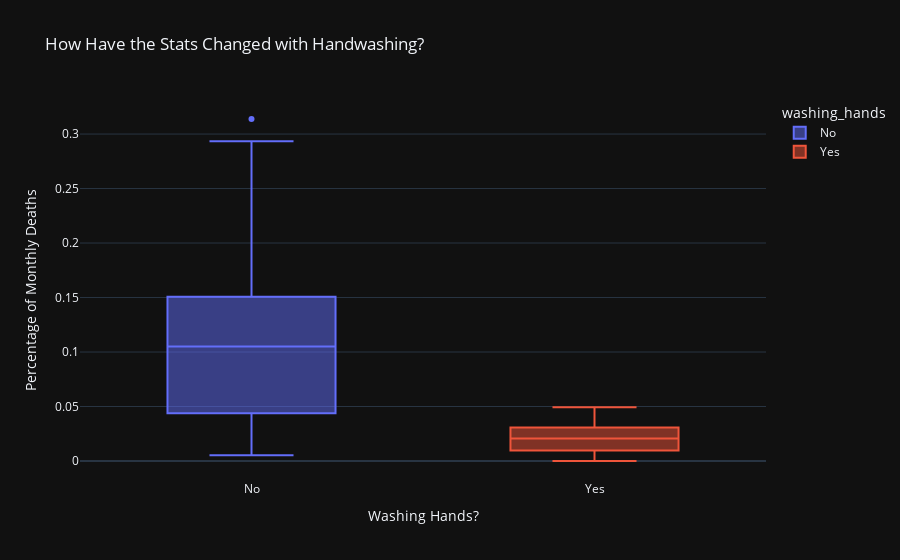

Here is the notebook cell this chart was saved with:
### Code cell
box = px.box(df_monthly,
             x='washing_hands',
             y='pct_deaths',
             color='washing_hands',
             title='How Have the Stats Changed with Handwashing?')

box.update_layout(xaxis_title='Washing Hands?',
                  yaxis_title='Percentage of Monthly Deaths',)

box.show()

### Figure 1 — Plotly figure (JSON) as saved in the notebook; plotly's stock layout.template omitted (floating-point values rounded to 4 significant figures)
{"data": [{"alignmentgroup": "True", "hovertemplate": "washing_hands=%{x}<br>pct_deaths=%{y}<extra></extra>", "legendgroup": "No", "marker": {"color": "#636efa"}, "name": "No", "notched": false, "offsetgroup": "No", "orientation": "v", "showlegend": true, "x": ["No", "No", "No", "No", "No", "No", "No", "No", "No", "No", "No", "No", "No", "No", "No", "No", "No", "No", "No", "No", "No", "No", "No", "No", "No", "No", "No", "No", "No", "No", "No", "No", "No", "No", "No", "No", "No", "No", "No", "No", "No", "No", "No", "No", "No", "No", "No", "No", "No", "No", "No", "No", "No", "No", "No", "No", "No", "No", "No", "No", "No", "No", "No", "No", "No", "No", "No", "No", "No", "No", "No", "No", "No", "No", "No", "No"], "x0": " ", "xaxis": "x", "y": [0.1457, 0.07531, 0.04332, 0.01569, 0.007843, 0.05, 0.08421, 0.01351, 0.01878, 0.1102, 0.2255, 0.2085, 0.1222, 0.1023, 0.1074, 0.03226, 0.06593, 0.2078, 0.2546, 0.1839, 0.2934, 0.2297, 0.3138, 0.1912, 0.1597, 0.1241, 0.1193, 0.06098, 0.04082, 0.005236, 0.01554, 0.02262, 0.176, 0.07143, 0.08051, 0.1516, 0.1128, 0.1703, 0.1731, 0.05833, 0.02679, 0.04369, 0.0632, 0.01224, 0.03226, 0.1102, 0.1055, 0.07591, 0.04745, 0.04452, 0.04231, 0.04392, 0.07143, 0.06122, 0.03586, 0.1055, 0.1484, 0.1094, 0.1049, 0.1339, 0.1809, 0.1543, 0.1897, 0.1344, 0.1015, 0.131, 0.1806, 0.1439, 0.1496, 0.1077, 0.05369, 0.03215, 0.01923, 0.03607, 0.1827, 0.1224], "y0": " ", "yaxis": "y", "type": "box"}, {"alignmentgroup": "True", "hovertemplate": "washing_hands=%{x}<br>pct_deaths=%{y}<extra></extra>", "legendgroup": "Yes", "marker": {"color": "#EF553B"}, "name": "Yes", "notched": false, "offsetgroup": "Yes", "orientation": "v", "showlegend": true, "x": ["Yes", "Yes", "Yes", "Yes", "Yes", "Yes", "Yes", "Yes", "Yes", "Yes", "Yes", "Yes", "Yes", "Yes", "Yes", "Yes", "Yes", "Yes", "Yes", "Yes", "Yes", "Yes"], "x0": " ", "xaxis": "x", "y": [0.02239, 0.012, 0.01894, 0.0458, 0.03957, 0.04472, 0.0293, 0.03534, 0.006873, 0.0, 0.006557, 0.009585, 0.01136, 0.003717, 0.0, 0.009615, 0.02341, 0.02903, 0.0134, 0.02233, 0.03085, 0.04926], "y0": " ", "yaxis": "y", "type": "box"}], "layout": {"xaxis": {"anchor": "y", "domain": [0.0, 1.0], "title": {"text": "Washing Hands?"}, "categoryorder": "array", "categoryarray": ["No", "Yes"]}, "yaxis": {"anchor": "x", "domain": [0.0, 1.0], "title": {"text": "Percentage of Monthly Deaths"}}, "legend": {"title": {"text": "washing_hands"}, "tracegroupgap": 0}, "title": {"text": "How Have the Stats Changed with Handwashing?"}, "boxmode": "overlay"}}
